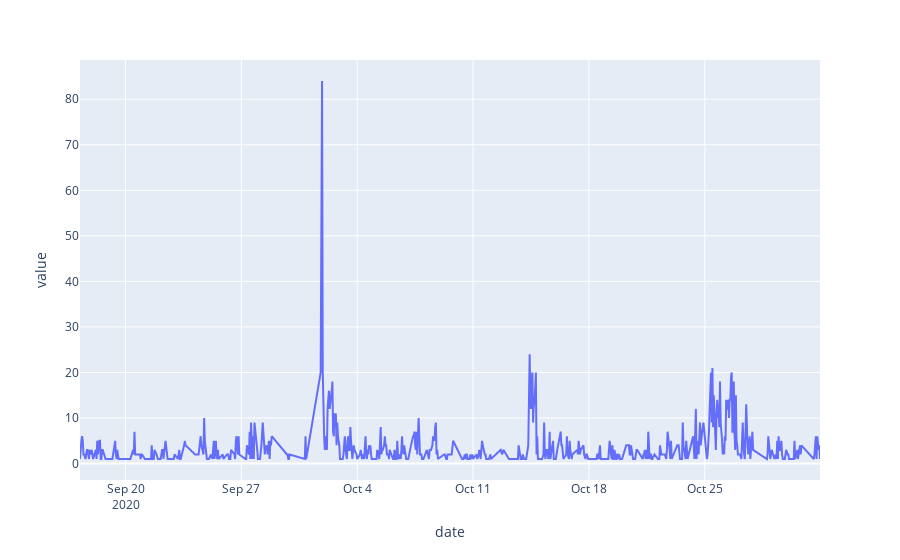

Here is the notebook cell this chart was saved with:
### Code cell
df = pd.read_csv("nb_tweet_h_ouighours.csv")
df["date"] = pd.to_datetime(df["date"], format = "%Y-%m-%dT%H")
fig = px.line(df, x="date", y="value")
fig.show()

### Figure 1 — Plotly figure (JSON) as saved in the notebook; plotly's stock layout.template omitted (floating-point values rounded to 4 significant figures; data arrays with more than 128 entries replaced by an {"elided": "..."} marker saying what was removed)
{"data": [{"hoverlabel": {"namelength": 0}, "hovertemplate": "date=%{x}<br>value=%{y}", "legendgroup": "", "line": {"color": "#636efa", "dash": "solid"}, "mode": "lines", "name": "", "showlegend": false, "type": "scatter", "x": {"elided": "625 str values"}, "xaxis": "x", "y": {"elided": "625 int values"}, "yaxis": "y"}], "layout": {"legend": {"tracegroupgap": 0}, "margin": {"t": 60}, "xaxis": {"anchor": "y", "domain": [0, 1], "title": {"text": "date"}}, "yaxis": {"anchor": "x", "domain": [0, 1], "title": {"text": "value"}}}}
